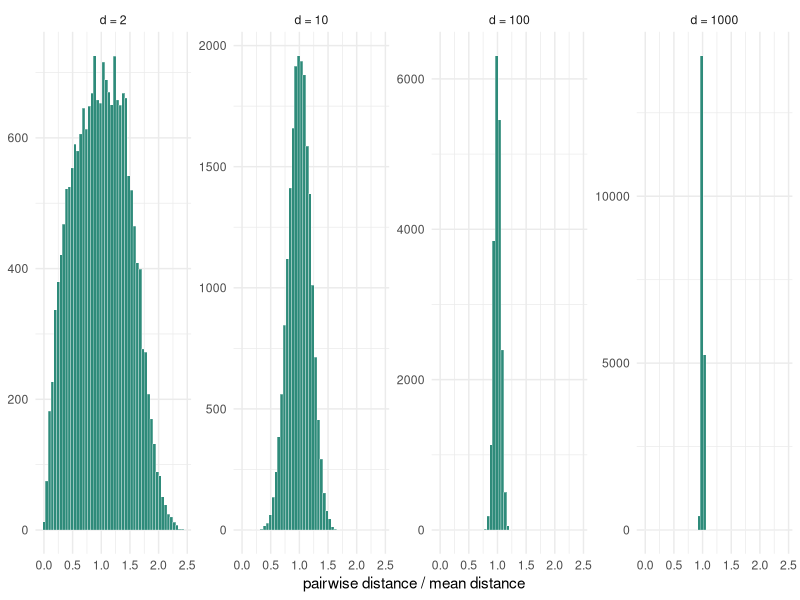
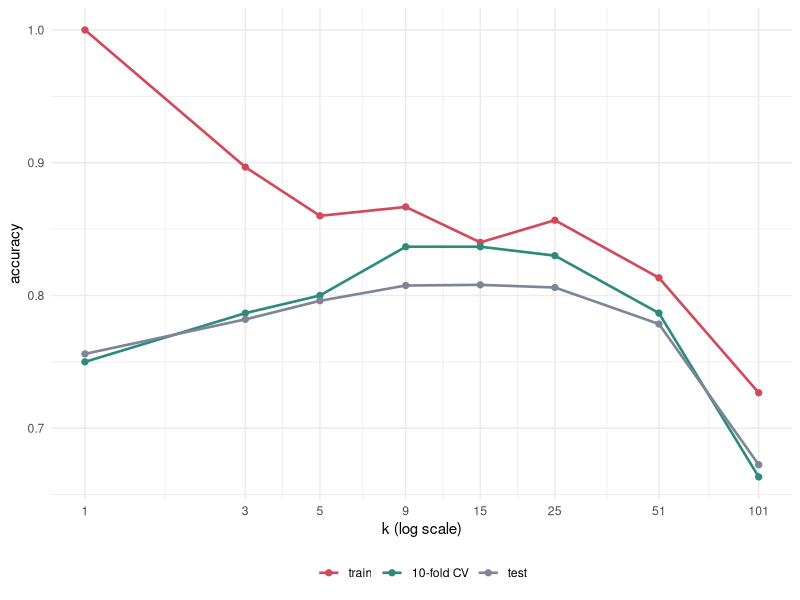
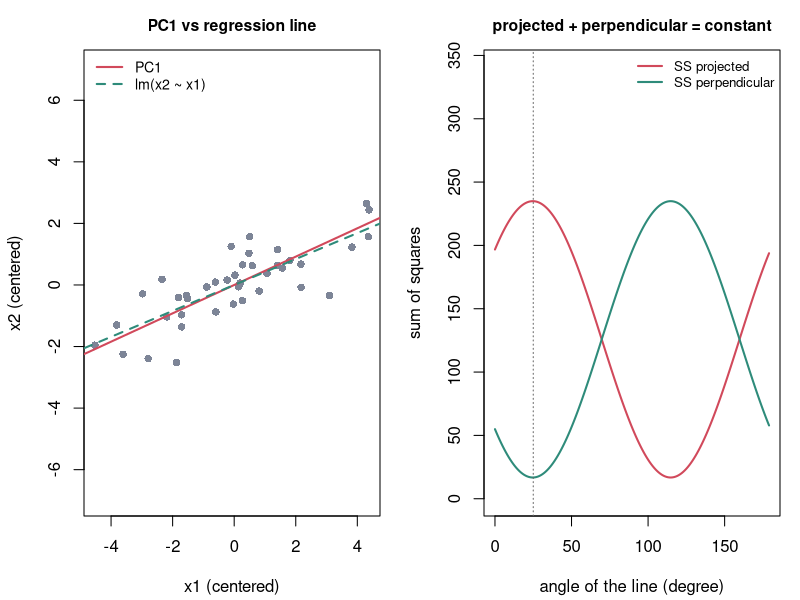
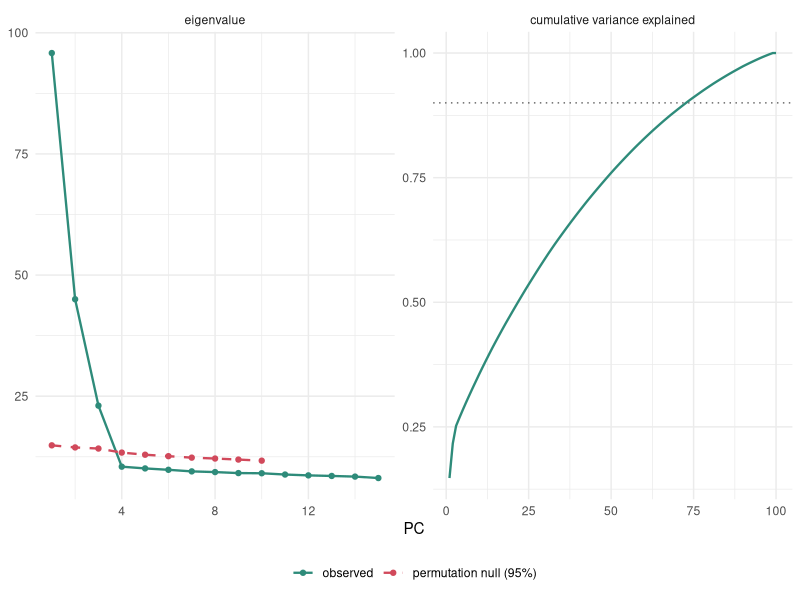
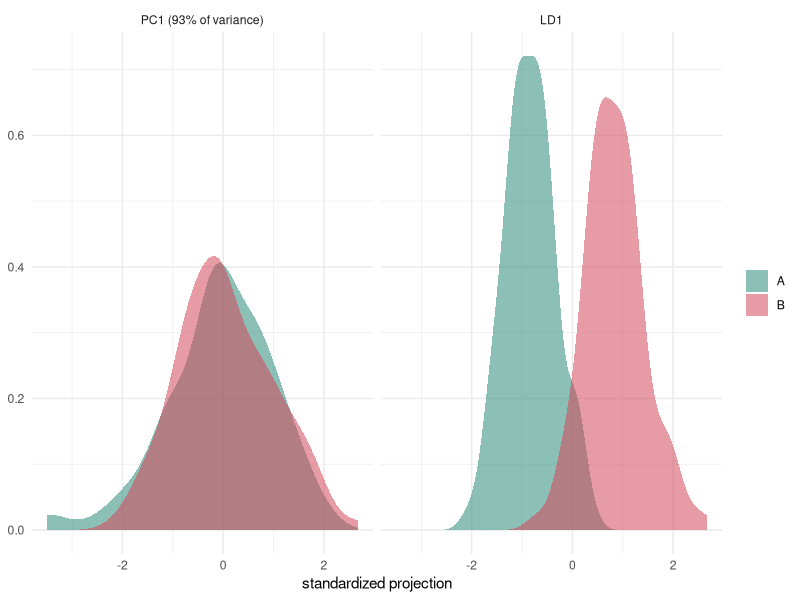
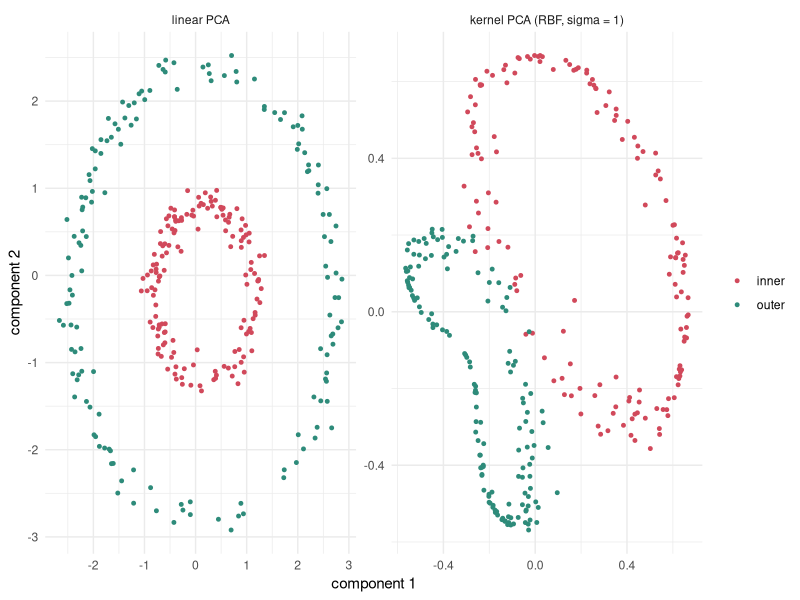
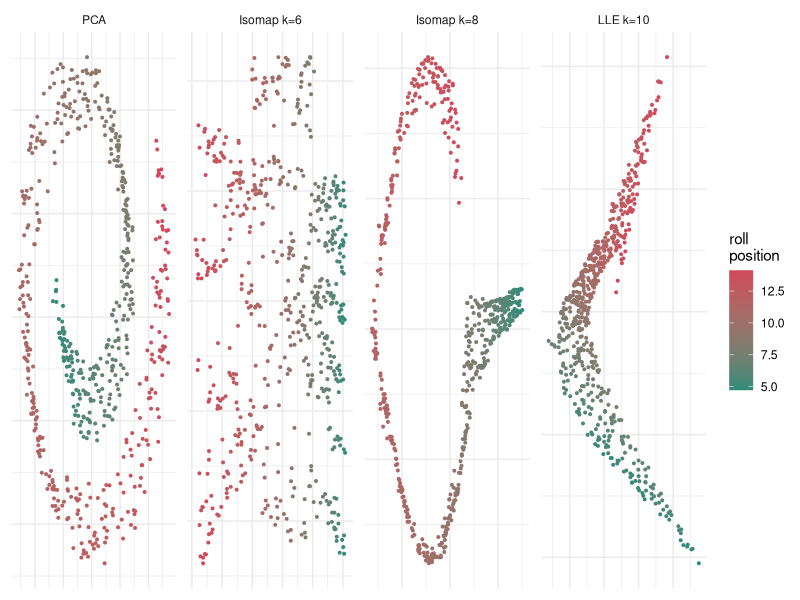
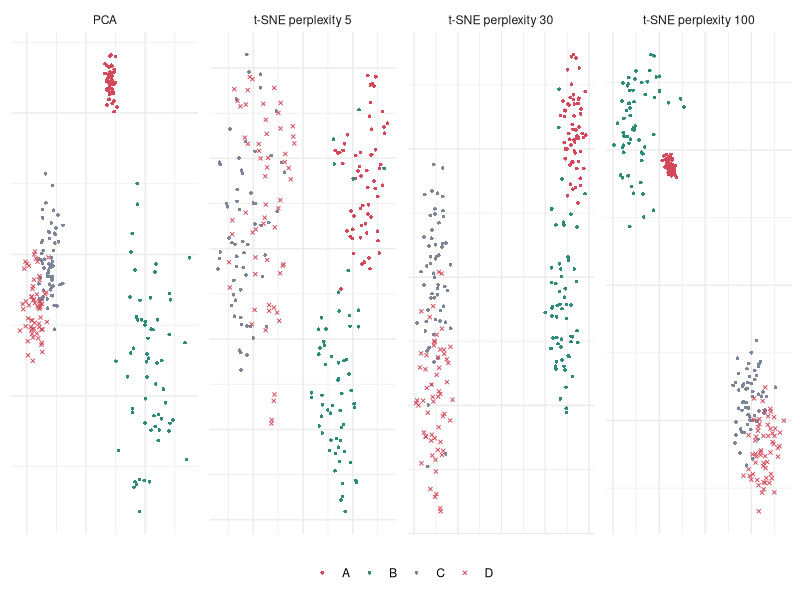

The R script that drew these images, in order:
## ---- chunk 1
#| eval: true
set.seed(1)
do.call(rbind, lapply(c(2, 10, 100, 1000), function(d) {
  X  <- matrix(runif(500 * d), 500, d)                 # [0,1]^d 안의 균일한 점 500개
  q  <- runif(d)                                       # 질의점 하나
  dd <- sqrt(colSums((t(X) - q)^2))
  data.frame(d = d, nearest = round(min(dd), 3), farthest = round(max(dd), 3),
             ratio_near_far = round(min(dd) / max(dd), 3),
             relative_contrast = round((max(dd) - min(dd)) / min(dd), 3))
}))
## ---- chunk 2
#| eval: true
#| fig-width: 7.6
#| fig-height: 2.8
#| message: false
library(ggplot2)
set.seed(2)
hd <- do.call(rbind, lapply(c(2, 10, 100, 1000), function(d) {
  dv <- as.vector(dist(matrix(runif(200 * d), 200, d)))
  data.frame(r = dv / mean(dv), d = paste0("d = ", d))
}))
hd$d <- factor(hd$d, levels = paste0("d = ", c(2, 10, 100, 1000)))
ggplot(hd, aes(r)) +
  geom_histogram(bins = 50, fill = "#2e8b7a", colour = "white", linewidth = .1) +
  facet_wrap(~ d, nrow = 1, scales = "free_y") +
  labs(x = "pairwise distance / mean distance", y = NULL) + theme_minimal()
## ---- chunk 3
#| eval: true
ball_in_cube <- function(d, r = 0.5) pi^(d/2) * r^d / gamma(d/2 + 1)   # 내접구 부피
dims <- c(1, 2, 3, 5, 10, 20, 100)
data.frame(d = dims,
           ball_volume_in_unit_cube = signif(sapply(dims, ball_in_cube), 3),
           edge_to_capture_10pct = round(0.1^(1/dims), 3))              # 이웃 상자의 한 변
## ---- chunk 4
#| eval: true
#| message: false
library(class)
make_ring <- function(n, q, seed, flip = 0) {         # q = 정보 없는 차원 수, flip = label 잡음
  set.seed(seed)
  X <- matrix(runif(n * 2, -1, 1), n, 2)
  y <- ifelse(rowSums(X^2) < 0.5, "in", "out")
  if (flip > 0) { f <- runif(n) < flip; y[f] <- ifelse(y[f] == "in", "out", "in") }
  if (q > 0) X <- cbind(X, matrix(runif(n * q, -1, 1), n, q))
  list(X = X, y = factor(y, levels = c("in", "out")))
}
tr <- make_ring(300, 0, 10, flip = .15); te <- make_ring(2000, 0, 20, flip = .15)
set.seed(3); fold <- sample(rep(1:10, length.out = 300))
kres <- do.call(rbind, lapply(c(1, 3, 5, 9, 15, 25, 51, 101), function(k) {
  cv <- mean(sapply(1:10, function(f) mean(knn(tr$X[fold != f, ], tr$X[fold == f, ],
                                               tr$y[fold != f], k = k) == tr$y[fold == f])))
  data.frame(k = k, train_acc = round(mean(knn(tr$X, tr$X, tr$y, k = k) == tr$y), 4),
             cv_acc = round(cv, 4), test_acc = round(mean(knn(tr$X, te$X, tr$y, k = k) == te$y), 4))
}))
kres
## ---- chunk 5
#| eval: true
#| fig-width: 6
#| fig-height: 3.4
kl <- rbind(data.frame(k = kres$k, acc = kres$train_acc, set = "train"),
            data.frame(k = kres$k, acc = kres$cv_acc,    set = "10-fold CV"),
            data.frame(k = kres$k, acc = kres$test_acc,  set = "test"))
kl$set <- factor(kl$set, levels = c("train", "10-fold CV", "test"))
ggplot(kl, aes(k, acc, colour = set)) +
  geom_line(linewidth = .9) + geom_point(size = 1.8) + scale_x_log10(breaks = kres$k) +
  scale_colour_manual(values = c("train" = "#d1495b", "10-fold CV" = "#2e8b7a", "test" = "#7d8597")) +
  labs(x = "k (log scale)", y = "accuracy", colour = NULL) +
  theme_minimal() + theme(legend.position = "bottom")
## ---- chunk 6
#| eval: true
wknn <- function(Xtr, Xte, ytr, k) {
  D <- sqrt(pmax(outer(rowSums(Xte^2), rowSums(Xtr^2), "+") - 2 * Xte %*% t(Xtr), 0))
  lev <- levels(ytr)
  factor(lev[apply(D, 1, function(d) {
    o <- order(d)[1:k]; w <- 1 / (d[o] + 1e-8)
    which.max(tapply(w, factor(ytr[o], levels = lev), sum))
  })], levels = lev)
}
do.call(rbind, lapply(c(5, 25, 101), function(k) data.frame(k = k,
  uniform  = round(mean(knn(tr$X, te$X, tr$y, k = k) == te$y), 4),
  weighted = round(mean(wknn(tr$X, te$X, tr$y, k) == te$y), 4))))
## ---- chunk 7
#| eval: true
do.call(rbind, lapply(c(0, 2, 5, 10, 20, 50, 100), function(q) {
  a <- make_ring(300, q, 10 + q); b <- make_ring(2000, q, 20 + q)
  data.frame(noise_dims = q,
             knn_all_dims = round(mean(knn(a$X, b$X, a$y, k = 7) == b$y), 4),
             knn_2_informative = round(mean(knn(a$X[, 1:2], b$X[, 1:2], a$y, k = 7) == b$y), 4))
}))
c(majority_class_rate = round(max(table(make_ring(2000, 0, 20)$y)) / 2000, 4))
## ---- chunk 8
#| eval: true
set.seed(41)
z  <- rnorm(40)
X2 <- cbind(x1 = 2.0 * z + rnorm(40, 0, .6), x2 = 0.9 * z + rnorm(40, 0, .6))
Xc <- scale(X2, scale = FALSE)                               # ① ② 중심을 원점으로
ang <- (0:179) * pi / 180                                    # ③ 원점을 지나는 직선을 1도씩 돌린다
ss <- t(sapply(ang, function(a) {
  proj <- Xc %*% c(cos(a), sin(a))
  c(SS_projected = sum(proj^2), SS_perpendicular = sum(Xc^2) - sum(proj^2))
}))
ev <- eigen(cov(Xc))
c(best_angle_grid = which.max(ss[, 1]) - 1,
  PC1_angle_eigen = round((atan2(ev$vectors[2, 1], ev$vectors[1, 1]) * 180 / pi) %% 180, 2))
c(total_SS = round(sum(Xc^2), 3), max_SS_projected = round(max(ss[, 1]), 3),
  min_SS_perpendicular = round(min(ss[, 2]), 3))
round(c(u1 = 4, u2 = 1) / sqrt(17), 3)                     # 원자료 ⑤: 기울기 1/4 직선의 단위벡터
## ---- chunk 9
#| eval: true
c(slope_PC1 = round(ev$vectors[2, 1] / ev$vectors[1, 1], 4),
  slope_lm_x2_on_x1 = round(unname(coef(lm(x2 ~ x1, data = as.data.frame(Xc)))[2]), 4),
  slope_lm_x1_on_x2_inverted = round(1 / unname(coef(lm(x1 ~ x2, data = as.data.frame(Xc)))[2]), 4))
## ---- chunk 10
#| eval: true
#| fig-width: 8
#| fig-height: 3.6
par(mfrow = c(1, 2), mar = c(4.2, 4.2, 2.5, 1))
plot(Xc, pch = 16, col = "#7d8597", asp = 1, xlab = "x1 (centered)", ylab = "x2 (centered)",
     main = "PC1 vs regression line", cex.main = .95)
abline(0, ev$vectors[2, 1] / ev$vectors[1, 1], col = "#d1495b", lwd = 2)
abline(0, coef(lm(x2 ~ x1, data = as.data.frame(Xc)))[2], col = "#2e8b7a", lwd = 2, lty = 2)
legend("topleft", c("PC1", "lm(x2 ~ x1)"), col = c("#d1495b", "#2e8b7a"), lty = c(1, 2), lwd = 2, bty = "n", cex = .85)
matplot(0:179, ss, type = "l", lty = 1, lwd = 2, col = c("#d1495b", "#2e8b7a"),
        ylim = c(0, max(ss) * 1.45), xlab = "angle of the line (degree)", ylab = "sum of squares",
        main = "projected + perpendicular = constant", cex.main = .95)
abline(v = which.max(ss[, 1]) - 1, lty = 3, col = "grey40")
legend("topright", c("SS projected", "SS perpendicular"), col = c("#d1495b", "#2e8b7a"), lwd = 2,
       bty = "n", cex = .8)
## ---- chunk 11
#| eval: true
sim_expr <- function(n = 100, p = 500, seed = 42) {    # 발현 모사: 숨은 요인 3개 + 잡음
  set.seed(seed)
  F <- cbind(f1 = rnorm(n), f2 = rnorm(n), f3 = rnorm(n))
  L <- matrix(0, 3, p)
  L[1, 1:60]    <- rnorm(60, 1.2, .2)                  # 요인마다 영향을 받는 유전자 집합
  L[2, 61:110]  <- rnorm(50, 0.9, .2)
  L[3, 111:140] <- rnorm(30, 0.8, .2)
  X <- F %*% L + matrix(rnorm(n * p), n, p); colnames(X) <- paste0("g", 1:p)
  list(X = X, F = F)
}
ex <- sim_expr(); X <- ex$X
Xc <- scale(X, scale = FALSE)
pc <- prcomp(X)
eg <- eigen(cov(Xc), symmetric = TRUE)
sv <- svd(Xc)
round(rbind(eigen_of_cov = eg$values[1:5], prcomp_sdev_sq = pc$sdev[1:5]^2,
            svd_d_sq_over_n1 = sv$d[1:5]^2 / (nrow(X) - 1)), 4)
c(max_abs_loading_diff_up_to_sign = signif(max(sapply(1:3, function(k)
  min(max(abs(eg$vectors[, k] - pc$rotation[, k])), max(abs(eg$vectors[, k] + pc$rotation[, k]))))), 3))
## ---- chunk 12
#| eval: true
ve <- pc$sdev^2 / sum(pc$sdev^2)
set.seed(43)
null_ev <- replicate(20, prcomp(apply(X, 2, sample))$sdev[1:10]^2)   # 유전자마다 따로 섞기
thr <- apply(null_ev, 1, quantile, .95)
data.frame(PC = 1:8, eigenvalue = round(pc$sdev[1:8]^2, 3),
           var_explained = round(ve[1:8], 4), cumulative = round(cumsum(ve)[1:8], 4),
           null_95pct = round(thr[1:8], 3),
           above_null = ifelse(pc$sdev[1:8]^2 > thr[1:8], "yes", "no"))
c(PCs_for_80pct = which(cumsum(ve) >= .8)[1], PCs_for_90pct = which(cumsum(ve) >= .9)[1],
  total_PCs = length(ve))
round(abs(cor(pc$x[, 1:4], ex$F)), 3)                  # 각 PC 와 숨은 요인의 상관
## ---- chunk 13
#| eval: true
#| fig-width: 7.6
#| fig-height: 3.2
sc <- rbind(data.frame(PC = 1:15, v = pc$sdev[1:15]^2, what = "eigenvalue", line = "observed"),
            data.frame(PC = 1:10, v = thr, what = "eigenvalue", line = "permutation null (95%)"),
            data.frame(PC = 1:100, v = cumsum(ve), what = "cumulative variance explained", line = "observed"))
sc$what <- factor(sc$what, levels = c("eigenvalue", "cumulative variance explained"))
ggplot(sc, aes(PC, v, colour = line, linetype = line)) +
  geom_line(linewidth = .8) + geom_point(data = subset(sc, what == "eigenvalue"), size = 1.5) +
  geom_hline(data = data.frame(what = factor("cumulative variance explained", levels = levels(sc$what)),
                               y = .9), aes(yintercept = y), linetype = 3, colour = "grey40") +
  facet_wrap(~ what, scales = "free") +
  scale_colour_manual(values = c("observed" = "#2e8b7a", "permutation null (95%)" = "#d1495b")) +
  scale_linetype_manual(values = c("observed" = 1, "permutation null (95%)" = 2)) +
  labs(x = "PC", y = NULL, colour = NULL, linetype = NULL) +
  theme_minimal() + theme(legend.position = "bottom")
## ---- chunk 14
#| eval: true
t(sapply(c(1, 2, 3, 5, 10, 20), function(k) {
  Xk <- pc$x[, 1:k, drop = FALSE] %*% t(pc$rotation[, 1:k, drop = FALSE])
  c(k = k, relative_reconstruction_error = round(sum((Xc - Xk)^2) / sum(Xc^2), 5),
    one_minus_cumulative = round(1 - cumsum(ve)[k], 5))
}))
## ---- chunk 15
#| eval: true
set.seed(44)
H  <- matrix(rnorm(nrow(X) * 5, 0, 12), nrow(X), 5); colnames(H) <- paste0("hv", 1:5)
Xh <- cbind(X, H)
pu <- prcomp(Xh, scale. = FALSE); ps <- prcomp(Xh, scale. = TRUE)
data.frame(PCA = c("unscaled", "scaled (each gene sd = 1)"),
           top_gene_of_PC1 = c(names(which.max(abs(pu$rotation[, 1]))), names(which.max(abs(ps$rotation[, 1])))),
           abs_cor_PC1_with_f1 = round(c(abs(cor(pu$x[, 1], ex$F[, 1])), abs(cor(ps$x[, 1], ex$F[, 1]))), 3),
           which_PC_carries_f1 = c(which.max(abs(cor(pu$x[, 1:10], ex$F[, 1]))),
                                   which.max(abs(cor(ps$x[, 1:10], ex$F[, 1])))))
sapply(1:6, function(k) names(which.max(abs(pu$rotation[, k]))))   # unscaled PC1..6 의 대표 유전자
## ---- chunk 16
#| eval: true
#| message: false
library(MASS)
set.seed(45)
y  <- factor(rep(c("A", "B"), each = 100))
base <- cbind(rnorm(200, 0, 3), rnorm(200, 0, .5))
base[, 2] <- base[, 2] + ifelse(y == "A", -.7, .7)        # class 차이는 분산이 "작은" 축에
Rm <- matrix(c(cos(pi/6), sin(pi/6), -sin(pi/6), cos(pi/6)), 2)
XL <- base %*% t(Rm)                                       # 30도 기울인다
pcl <- prcomp(XL); ldl <- lda(XL, y)
acc1d <- function(s) { g <- glm(y ~ s, family = binomial); mean((fitted(g) > .5) == (y == "B")) }
data.frame(projection = c("PC1 (unsupervised)", "PC2", "LD1 (supervised)"),
           var_explained = c(format(round(pcl$sdev^2 / sum(pcl$sdev^2), 4)), "-"),
           accuracy_on_this_1D_axis = round(c(acc1d(pcl$x[, 1]), acc1d(pcl$x[, 2]),
                                              acc1d(predict(ldl, XL)$x[, 1])), 4))
## ---- chunk 17
#| eval: true
#| fig-width: 7.2
#| fig-height: 2.8
pj <- rbind(data.frame(s = as.vector(scale(pcl$x[, 1])), class = y, axis = "PC1 (93% of variance)"),
            data.frame(s = as.vector(scale(predict(ldl, XL)$x[, 1])), class = y, axis = "LD1"))
pj$axis <- factor(pj$axis, levels = c("PC1 (93% of variance)", "LD1"))
ggplot(pj, aes(s, fill = class)) +
  geom_density(alpha = .55, colour = NA) + facet_wrap(~ axis) +
  scale_fill_manual(values = c(A = "#2e8b7a", B = "#d1495b")) +
  labs(x = "standardized projection", y = NULL, fill = NULL) + theme_minimal()
## ---- chunk 18
#| eval: true
set.seed(51)
th <- runif(300, 0, 2*pi); rr <- c(rnorm(150, 1, .12), rnorm(150, 2.6, .12))
Xk <- cbind(rr * cos(th), rr * sin(th)); yk <- factor(rep(c("inner", "outer"), each = 150))
kpca <- function(X, sigma, k = 2) {
  K <- exp(-as.matrix(dist(X))^2 / (2 * sigma^2))
  n <- nrow(K); one <- matrix(1/n, n, n)
  Kc <- K - one %*% K - K %*% one + one %*% K %*% one      # feature 공간에서 중심화
  e <- eigen(Kc, symmetric = TRUE)
  e$vectors[, 1:k] %*% diag(sqrt(pmax(e$values[1:k], 0)))
}
lin_sep <- function(E, y) {                                 # 2개 성분 위에서 선형으로 갈리는가
  d <- data.frame(E, y = y); g <- suppressWarnings(glm(y ~ ., data = d, family = binomial))
  mean((fitted(g) > .5) == (y == levels(y)[2]))
}
do.call(rbind, c(list(data.frame(method = "linear PCA", sigma = "-",
                                 linear_separability_2comp = round(lin_sep(prcomp(Xk)$x, yk), 4))),
  lapply(c(0.3, 0.5, 1, 1.5, 3), function(s) data.frame(method = "kernel PCA (RBF)", sigma = format(s),
    linear_separability_2comp = round(lin_sep(kpca(Xk, s), yk), 4)))))
## ---- chunk 19
#| eval: true
#| fig-width: 7.2
#| fig-height: 3.2
kp1 <- kpca(Xk, 1)
kd <- rbind(data.frame(a = prcomp(Xk)$x[, 1], b = prcomp(Xk)$x[, 2], ring = yk, m = "linear PCA"),
            data.frame(a = kp1[, 1], b = kp1[, 2], ring = yk, m = "kernel PCA (RBF, sigma = 1)"))
kd$m <- factor(kd$m, levels = c("linear PCA", "kernel PCA (RBF, sigma = 1)"))
ggplot(kd, aes(a, b, colour = ring)) + geom_point(size = 1) + facet_wrap(~ m, scales = "free") +
  scale_colour_manual(values = c(inner = "#d1495b", outer = "#2e8b7a")) +
  labs(x = "component 1", y = "component 2", colour = NULL) + theme_minimal()
## ---- chunk 20
#| eval: true
md <- cmdscale(dist(X), k = 2)                  # 4절 발현 데이터
c(max_abs_diff_MDS_vs_PCA_up_to_sign = signif(max(abs(abs(md) - abs(pc$x[, 1:2]))), 3))
## ---- chunk 21
#| eval: true
set.seed(61)
ns <- 600
tt <- 1.5 * pi * (1 + 2 * runif(ns)); hh <- 20 * runif(ns)       # 말린 위치 t, 높이 h
S  <- cbind(tt * cos(tt), hh, tt * sin(tt)) + matrix(rnorm(ns * 3, 0, .3), ns, 3)
arc <- 0.5 * (tt * sqrt(1 + tt^2) + asinh(tt))                   # 펼쳤을 때의 진짜 좌표(호의 길이)
dU  <- as.vector(dist(cbind(arc, hh)))

isomap <- function(X, k, dim = 2) {
  D <- as.matrix(dist(X)); n <- nrow(D); G <- matrix(Inf, n, n)
  for (i in 1:n) { o <- order(D[i, ])[1:(k + 1)]; G[i, o] <- D[i, o] }
  G <- pmin(G, t(G))                                           # 대칭 kNN 그래프
  for (m in 1:n) G <- pmin(G, outer(G[, m], G[m, ], "+"))      # Floyd-Warshall 최단경로
  cmdscale(G, k = dim)
}
lle <- function(X, k, dim = 2, reg = 1e-3) {
  D <- as.matrix(dist(X)); n <- nrow(X); W <- matrix(0, n, n)
  for (i in 1:n) {
    nb <- order(D[i, ])[2:(k + 1)]
    Z  <- sweep(X[nb, , drop = FALSE], 2, X[i, ])
    C  <- Z %*% t(Z); C <- C + diag(reg * sum(diag(C)), k)      # 국소 Gram 행렬 (정규화)
    w  <- solve(C, rep(1, k)); W[i, nb] <- w / sum(w)
  }
  e <- eigen(crossprod(diag(n) - W), symmetric = TRUE)
  e$vectors[, (n - 1):(n - dim), drop = FALSE]                 # 0 다음으로 작은 고유벡터
}
emb <- list("PCA" = prcomp(S)$x[, 1:2],
            "Isomap k=6" = isomap(S, 6), "Isomap k=8" = isomap(S, 8), "Isomap k=15" = isomap(S, 15),
            "LLE k=10" = lle(S, 10), "LLE k=15" = lle(S, 15))
data.frame(method = names(emb),
           dist_cor_with_unrolled = round(sapply(emb, function(E) cor(as.vector(dist(E)), dU)), 4),
           abs_spearman_with_t = round(sapply(emb, function(E) max(abs(cor(E, tt, method = "spearman")))), 4),
           row.names = NULL)
## ---- chunk 22
#| eval: true
#| fig-width: 8
#| fig-height: 2.9
sr <- do.call(rbind, lapply(c("PCA", "Isomap k=6", "Isomap k=8", "LLE k=10"), function(m)
  data.frame(a = emb[[m]][, 1], b = emb[[m]][, 2], t = tt, method = m)))
sr$method <- factor(sr$method, levels = c("PCA", "Isomap k=6", "Isomap k=8", "LLE k=10"))
ggplot(sr, aes(a, b, colour = t)) + geom_point(size = .7) +
  facet_wrap(~ method, nrow = 1, scales = "free") +
  scale_colour_gradient(low = "#2e8b7a", high = "#d1495b") +
  labs(x = NULL, y = NULL, colour = "roll\nposition") + theme_minimal() +
  theme(axis.text = element_blank())
## ---- chunk 23
#| eval: true
make_ml <- function(n, seed) {
  set.seed(seed)
  y <- rep(c("A", "B"), each = n / 2)
  inf <- cbind(rnorm(n, ifelse(y == "A", 0, 1.2), .6), rnorm(n, ifelse(y == "A", 0, 1.2), .6))
  list(X = cbind(inf, matrix(rnorm(n * 40, 0, .85), n, 40)), y = factor(y))
}
a <- make_ml(300, 71); b <- make_ml(2000, 72)
mu <- colMeans(a$X); sdv <- apply(a$X, 2, sd)
Za <- scale(a$X, mu, sdv); Zb <- scale(b$X, mu, sdv)
fisher <- apply(Za, 2, function(x) {                       # feature 별 Fisher 점수 = 학습된 대각 M
  m <- tapply(x, a$y, mean); v <- tapply(x, a$y, var); (m[1] - m[2])^2 / sum(v) })
Wa <- sweep(Za, 2, sqrt(fisher), "*"); Wb <- sweep(Zb, 2, sqrt(fisher), "*")
ld <- lda(a$X, a$y); La <- predict(ld, a$X)$x; Lb <- predict(ld, b$X)$x
data.frame(metric = c("Euclidean (raw)", "standardized Euclidean", "Fisher-weighted (learned, diagonal M)",
                      "LDA projection (learned, low-rank M)", "oracle: 2 informative dims only"),
           knn15_accuracy = round(c(mean(knn(a$X, b$X, a$y, 15) == b$y), mean(knn(Za, Zb, a$y, 15) == b$y),
                                    mean(knn(Wa, Wb, a$y, 15) == b$y), mean(knn(La, Lb, a$y, 15) == b$y),
                                    mean(knn(a$X[, 1:2], b$X[, 1:2], a$y, 15) == b$y)), 4))
round(c(fisher_informative = mean(fisher[1:2]), fisher_noise_max = max(fisher[-(1:2)])), 3)
## ---- chunk 24
#| eval: true
tsne <- function(X, perplexity = 30, iters = 500, seed = 1, eta = 200, exag = 12, exag_iter = 100) {
  n <- nrow(X); D2 <- as.matrix(dist(X))^2; P <- matrix(0, n, n); logU <- log(perplexity)
  for (i in 1:n) {                                   # 점마다 sigma_i 를 perplexity 에 맞춘다 (이분법)
    di <- D2[i, -i] - min(D2[i, -i]); lo <- 0; hi <- Inf; beta <- 1
    for (t in 1:60) {
      p <- exp(-di * beta); sp <- sum(p); H <- log(sp) + beta * sum(di * p) / sp   # 엔트로피
      if (abs(H - logU) < 1e-5) break
      if (H > logU) { lo <- beta; beta <- if (is.infinite(hi)) beta * 2 else (beta + hi) / 2 }
      else          { hi <- beta; beta <- (beta + lo) / 2 }
    }
    P[i, -i] <- p / sp
  }
  P <- pmax((P + t(P)) / (2 * n), 1e-12)
  set.seed(seed); Y <- matrix(rnorm(n * 2, 0, 1e-4), n, 2)
  dY <- matrix(0, n, 2); gains <- matrix(1, n, 2)
  for (it in 1:iters) {
    sY  <- rowSums(Y^2)
    num <- 1 / (1 + outer(sY, sY, "+") - 2 * tcrossprod(Y)); diag(num) <- 0   # Student-t
    Q   <- pmax(num / sum(num), 1e-12)
    L   <- ((if (it <= exag_iter) P * exag else P) - Q) * num                  # 초반엔 P 를 과장
    grad <- 4 * (diag(rowSums(L)) - L) %*% Y
    gains <- ifelse(sign(grad) != sign(dY), gains + 0.2, gains * 0.8); gains[gains < .01] <- .01
    dY <- (if (it < 250) 0.5 else 0.8) * dY - eta * gains * grad
    Y  <- sweep(Y + dY, 2, colMeans(Y + dY))
  }
  Y
}
## ---- chunk 25
#| eval: true
set.seed(81)
p30 <- 30
mus <- rbind(A = rep(0, p30), B = c(12, rep(0, p30 - 1)),
             C = c(0, 12, rep(0, p30 - 2)), D = c(0, 15, rep(0, p30 - 2)))
sds <- c(A = .5, B = 2.5, C = 1, D = 1)
Xt <- do.call(rbind, lapply(rownames(mus), function(g)
  matrix(rnorm(60 * p30, 0, sds[g]), 60, p30) + matrix(mus[g, ], 60, p30, byrow = TRUE)))
yt <- rep(rownames(mus), each = 60)

knn_keep <- function(Xh, Y, k = 10) {        # 고차원의 10-NN 중 2차원에서도 10-NN 인 비율
  Dh <- as.matrix(dist(Xh)); Dl <- as.matrix(dist(Y))
  mean(sapply(1:nrow(Xh), function(i)
    length(intersect(order(Dh[i, ])[2:(k + 1)], order(Dl[i, ])[2:(k + 1)])) / k))
}
spread <- function(Y, y) tapply(seq_len(nrow(Y)), y, function(ix)
  mean(sqrt(rowSums(sweep(Y[ix, , drop = FALSE], 2, colMeans(Y[ix, , drop = FALSE]))^2))))
cdist <- function(Y, y) {                    # 군집 중심 간 거리 / 그 평균 (척도 무관하게 비교)
  D <- as.matrix(dist(t(sapply(split(seq_len(nrow(Y)), y), function(ix) colMeans(Y[ix, , drop = FALSE])))))
  D / mean(D[upper.tri(D)])
}

embt <- list("PCA" = prcomp(Xt)$x[, 1:2], "t-SNE perplexity 5" = tsne(Xt, 5),
             "t-SNE perplexity 30" = tsne(Xt, 30), "t-SNE perplexity 100" = tsne(Xt, 100))
sh <- spread(Xt, yt); ch <- cdist(Xt, yt)
rbind(data.frame(embedding = "original 30-D", knn10_preserved = 1, distance_cor = 1,
                 spread_B_over_A = round(sh[["B"]] / sh[["A"]], 2),
                 rel_dist_A_B = round(ch["A", "B"], 2), rel_dist_A_C = round(ch["A", "C"], 2)),
      do.call(rbind, lapply(names(embt), function(m) {
        Y <- embt[[m]]; sp <- spread(Y, yt); cd <- cdist(Y, yt)
        data.frame(embedding = m, knn10_preserved = round(knn_keep(Xt, Y), 3),
                   distance_cor = round(cor(as.vector(dist(Xt)), as.vector(dist(Y))), 3),
                   spread_B_over_A = round(sp[["B"]] / sp[["A"]], 2),
                   rel_dist_A_B = round(cd["A", "B"], 2), rel_dist_A_C = round(cd["A", "C"], 2))
      })))
## ---- chunk 26
#| eval: true
#| fig-width: 8
#| fig-height: 2.9
td <- do.call(rbind, lapply(names(embt), function(m)
  data.frame(a = embt[[m]][, 1], b = embt[[m]][, 2], cluster = yt, m = m)))
td$m <- factor(td$m, levels = names(embt))
ggplot(td, aes(a, b, colour = cluster, shape = cluster)) +
  geom_point(size = .9) + facet_wrap(~ m, nrow = 1, scales = "free") +
  scale_colour_manual(values = c(A = "#d1495b", B = "#2e8b7a", C = "#7d8597", D = "#d1495b")) +
  scale_shape_manual(values = c(A = 16, B = 16, C = 16, D = 4)) +
  labs(x = NULL, y = NULL, colour = NULL, shape = NULL) + theme_minimal() +
  theme(axis.text = element_blank(), legend.position = "bottom")
## ---- chunk 27
#| eval: true
s2 <- tsne(Xt, 30, seed = 2)
c(cor_pairwise_dist_seed1_vs_seed2 = round(cor(as.vector(dist(embt[["t-SNE perplexity 30"]])),
                                               as.vector(dist(s2))), 3))
## ---- chunk 28
#| eval: true
nmf <- function(V, r, iters = 500, seed = 1) {
  set.seed(seed); m <- nrow(V); n <- ncol(V)
  W <- matrix(runif(m * r), m, r); H <- matrix(runif(r * n), r, n); err <- numeric(iters)
  for (it in 1:iters) {
    H <- H * (t(W) %*% V) / (t(W) %*% W %*% H + 1e-10)
    W <- W * (V %*% t(H)) / (W %*% H %*% t(H) + 1e-10)
    err[it] <- sum((V - W %*% H)^2)
  }
  list(W = W, H = H, err = err)
}
set.seed(91)
prog <- matrix(0, 300, 3)                                  # 유전자 300개, 프로그램 3개
prog[1:60, 1] <- runif(60, 2, 4); prog[41:100, 2] <- runif(60, 2, 4)   # 1과 2는 유전자 20개를 공유
prog[101:150, 3] <- runif(50, 2, 4)
act <- matrix(rgamma(3 * 80, shape = .8, rate = 1), 3, 80) # 샘플 80개의 프로그램 활성도
V  <- matrix(rpois(300 * 80, prog %*% act + 0.5), 300, 80) # count 잡음
Vl <- log1p(V)

fit <- nmf(Vl, 3)
pr  <- prcomp(t(Vl))$rotation[, 1:3]
cmW <- abs(cor(fit$W, prog)); cmP <- abs(cor(pr, prog))
data.frame(method = c("NMF (rank 3)", "PCA (3 PCs)"),
           best_abs_r_per_program = c(paste(round(apply(cmW, 2, max), 3), collapse = " / "),
                                      paste(round(apply(cmP, 2, max), 3), collapse = " / ")),
           negative_entries_pct = c(round(100 * mean(fit$W < 0), 1), round(100 * mean(pr < 0), 1)))
c(error_first = round(fit$err[1], 1), error_last = round(tail(fit$err, 1), 1))
all(diff(fit$err) <= 1e-8)                                 # 오차가 한 번도 늘지 않았나
sapply(1:4, function(s) round(tail(nmf(Vl, 3, seed = s)$err, 1), 2))   # seed 4개의 최종 오차
## ---- chunk 29
#| eval: true
#| fig-width: 6.4
#| fig-height: 4
ordW <- apply(cmW, 2, which.max)                            # 프로그램 순서에 맞춰 성분 정렬
ordP <- apply(cmP, 2, which.max)
nz <- function(M) sweep(M, 2, apply(abs(M), 2, max), "/")   # 성분별로 최대 |값| = 1
hm <- rbind(
  data.frame(gene = rep(1:160, 3), comp = rep(1:3, each = 160),
             v = as.vector(nz(fit$W[1:160, ordW])), m = "NMF: W (all >= 0)"),
  data.frame(gene = rep(1:160, 3), comp = rep(1:3, each = 160),
             v = as.vector(nz(pr[1:160, ordP])), m = "PCA: loadings (signed)"))
hm$m <- factor(hm$m, levels = c("NMF: W (all >= 0)", "PCA: loadings (signed)"))
ggplot(hm, aes(factor(comp), gene, fill = v)) + geom_raster() + facet_wrap(~ m) +
  scale_y_reverse(breaks = c(1, 41, 60, 100, 150)) +
  scale_fill_gradient2(low = "#2e8b7a", mid = "white", high = "#d1495b", midpoint = 0, limits = c(-1, 1)) +
  labs(x = "component", y = "gene index (first 160)", fill = "scaled\nvalue") + theme_minimal()
